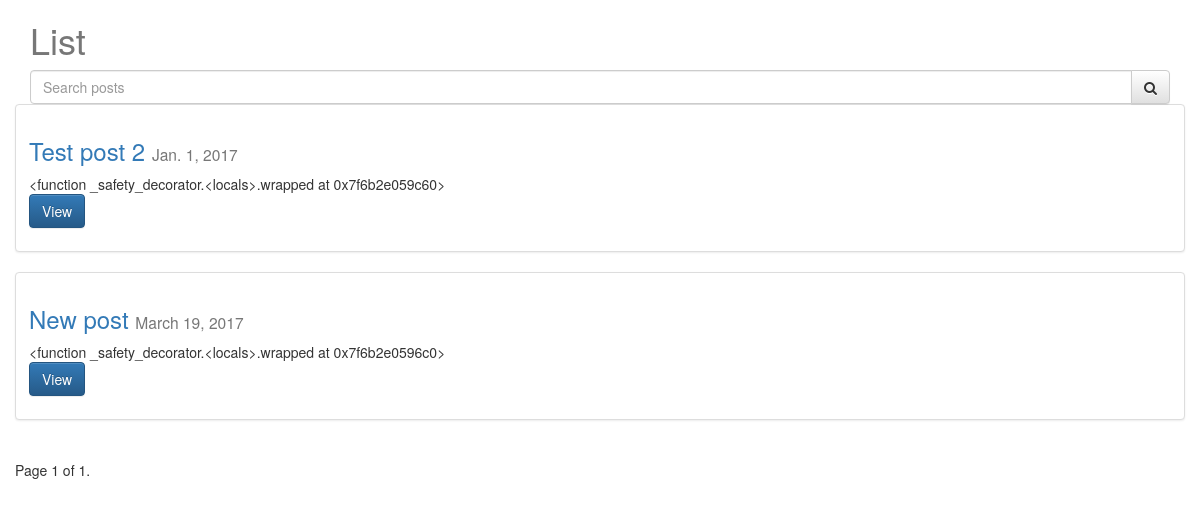
/posts/, run on the app's committed database.
### MyBlog/posts/models.py (models this page shows, shortened)
class Post(models.Model):
    user = models.ForeignKey(settings.AUTH_USER_MODEL, default=1)
    title = models.CharField(max_length=120)
    slug = models.SlugField(unique=True)
    image = models.ImageField(upload_to=upload_location, null=True, blank=True, height_field='height_field',
                              width_field='width_field')
    height_field = models.IntegerField(default=0)
    width_field = models.IntegerField(default=0)
    content = models.TextField()
    draft = models.BooleanField(default=False)
    publish = models.DateField(auto_now=False, auto_now_add=False)
    updated = models.DateTimeField(auto_now=True, auto_now_add=False)
    timestamp = models.DateTimeField(auto_now=False, auto_now_add=True, null=True)
    objects = PostManager()
    def get_absolute_url(self):
        return reverse('posts:detail', kwargs={"slug": self.slug})
    class Meta:
        ordering = ['-timestamp', '-updated']
    def get_markdown(self):
        content = self.content
        markdown_text = markdown(content)
        return mark_safe(markdown_text)

### MyBlog/posts/views.py (the view, shortened to what this page needs)
def post_list(request):
    today = timezone.now().date()
    queryset_list = Post.objects.active()  # .order_by("-timestamp")
    if request.user.is_staff or request.user.is_superuser:
        queryset_list = Post.objects.all()
    query = request.GET.get("q")
    paginator = Paginator(queryset_list, 8)  # Show 25 contacts per page
    page_request_var = "page"
    page = request.GET.get(page_request_var)
    try:
        queryset = paginator.page(page)
    except PageNotAnInteger:
        queryset = paginator.page(1)
    except EmptyPage:
        queryset = paginator.page(paginator.num_pages)
    context = {
        "object_list": queryset,
        "title": "List",
        "page_request_var": page_request_var,
        "today": today,
    }
    return render(request, "post_list.html", context)

### MyBlog/posts/models.py (called while the page is built)
    def active(self, *args, **kwargs):
        return super(PostManager, self).filter(draft=False).filter(publish__lte=timezone.now())

### templates/post_list.html (shortened to what this page needs)
{% extends 'base.html' %}
{% block content %}
    <h1>{{ title }}</h1>
    <form method="GET" action="" class="row">
        <div class="col-sm-12">
            <div class="input-group">
                <input class="form-control" type="text" name="q" placeholder="Search posts"
                       value="{{ request.GET.q }}"/>
                <span class="input-group-btn">
                    <button class="btn btn-default" type="submit"><i class="fa fa-search"></i></button>
            </span>
            </div>
        </div>
    </form>
    <div class="row">
        {% for obj in object_list %}
            <div class="row">
                <div class="col-sm-12">
                    <div class="thumbnail">
                        <div class="caption post-detail-item">
                            <h3><a href="{{ obj.get_absolute_url }}">{{ obj.title }}</a>
                                <small>{{ obj.publish }}</small>
                            </h3>
                            {{ obj.get_markdown | truncatechars_html:240 }}
                            <p><a href="{{ obj.get_absolute_url }}" class="btn btn-primary" role="button">View</a></p>
                        </div>
                    </div>
                </div>
            </div>
        {% endfor %}
        <div class="pagination">
            <span class="step-links">
                <span class="current">
                    Page {{ object_list.number }} of {{ object_list.paginator.num_pages }}.
                </span>
            </span>
        </div>
    </div>
{% endblock content %}

### static/css/base.css (style rules this page uses)
h1 { color: #777777; }

### data on the page
Post: title "Test post 2", publish "Jan. 1, 2017", get_markdown "<function _safety_decorator.<locals>.wrapped at 0x7f6b2e059c60>"
Post: title "New post", publish "March 19, 2017", get_markdown "<function _safety_decorator.<locals>.wrapped at 0x7f6b2e0596c0>"

### other printed values
{{ title }} "List"
{{ object_list.number }} "1"
{{ object_list.paginator.num_pages }} "1"
